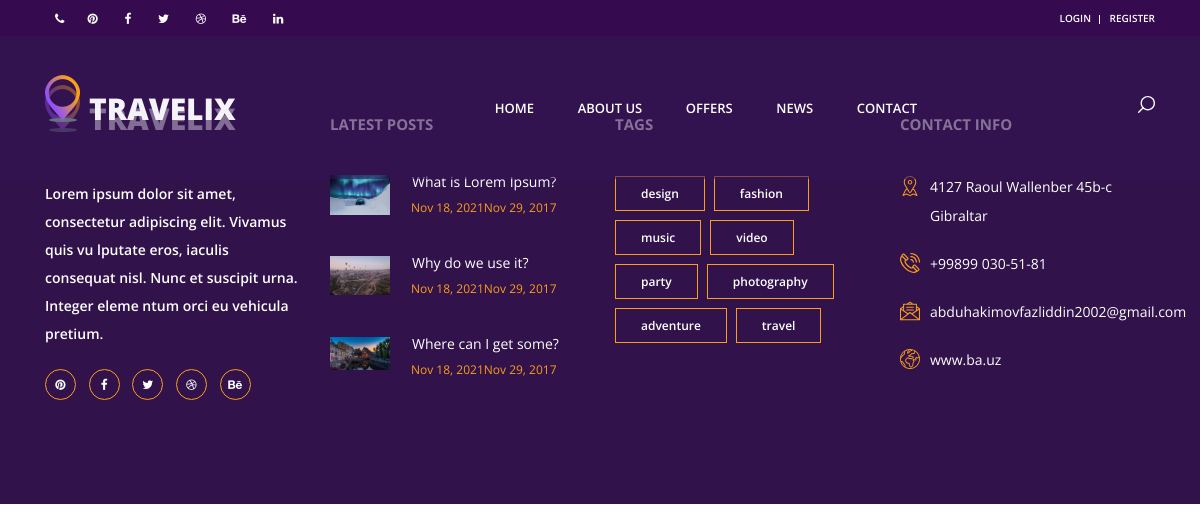
The app's page /base/ with its own data.
### blog/models.py (models this page shows, shortened)
class Post(models.Model):
    author = models.ForeignKey(User, on_delete=models.CASCADE)
    category = models.ForeignKey(Category, on_delete=models.SET_NULL, null=True)
    title = models.CharField(max_length=255)
    slug = models.SlugField(max_length=300, unique=True)
    text = RichTextField()
    image = models.ImageField(upload_to='posts/', default='default.png')
    date_created = models.DateTimeField(auto_now_add=True)
    date_updated = models.DateTimeField(auto_now=True)
    likes = models.ManyToManyField(User, related_name='post_likes', blank=True)
    dislikes = models.ManyToManyField(User, related_name='post_dislikes', blank=True)
    tags = models.ManyToManyField(Tag)
    def get_absolute_url(self):
        return reverse('blog:post_detail', kwargs={'pk': self.pk})
    class Meta:
        verbose_name = 'post'
        verbose_name_plural = 'posts'

### travelix/models.py (models this page shows, shortened)
class Tag(models.Model):
    name = models.CharField(max_length=200)

### travelix/views.py (the view)
# urls.py: path("base/", views.base, name="base"),
def base(request):
    posts = Post.objects.all().order_by('-date_created')[:3]
    tags = Tag.objects.all()
    context = {
        'tags': tags,
        'posts': posts
    }
    return render(request, 'base.html', context)

### templates/base.html (shortened to what this page needs)
<!DOCTYPE html>
{% load static %}
<html lang="en">
<head>
    <link rel="stylesheet" type="text/css" href="{% static 'styles/bootstrap4/bootstrap.min.css' %}">
    <link href="{% static 'plugins/font-awesome-4.7.0/css/font-awesome.min.css' %}" rel="stylesheet" type="text/css">
    <link rel="stylesheet" type="text/css" href="{% static 'plugins/OwlCarousel2-2.2.1/owl.carousel.css' %}">
    <link rel="stylesheet" type="text/css" href="{% static 'plugins/OwlCarousel2-2.2.1/owl.theme.default.css' %}">
    <link rel="stylesheet" type="text/css" href="{% static 'plugins/OwlCarousel2-2.2.1/animate.css' %}">
    <link rel="stylesheet" type="text/css" href="{% static 'styles/main_styles.css' %}">
    <link rel="stylesheet" type="text/css" href="{% static 'styles/responsive.css' %}">
    <link rel="stylesheet" type="text/css" href="{% static 'styles/about_styles.css' %}">
    <link rel="stylesheet" type="text/css" href="{% static 'styles/about_responsive.css' %}">
    <link rel="stylesheet" type="text/css" href="{% static 'styles/offers_styles.css' %}">
    <link rel="stylesheet" type="text/css" href="{% static 'styles/offers_responsive.css' %}">
    <link rel="stylesheet" href="{% static 'styles/contact_responsive.css' %}">
    <link rel="stylesheet" href="{% static 'styles/contact_styles.css' %}">
    <link rel="stylesheet" href="{% static 'styles/blog_responsive.css' %}">
    <link rel="stylesheet" href="{% static 'styles/blog_styles.css' %}">
    <link rel="stylesheet" href="{% static 'styles/elements_responsive.css' %}">
    <link rel="stylesheet" href="{% static 'styles/elements_styles.css' %}">
    <link rel="stylesheet" href="{% static 'styles/responsive.css' %}">
    <link rel="stylesheet" href="{% static 'styles/single_listing_responsive.css' %}">
    <link rel="stylesheet" href="{% static 'styles/single_listing_styles.css' %}">
</head>
<body>
<div class="super_container">
    <header class="header">
        <div class="top_bar">
            <div class="container">
                <div class="row">
                    <div class="col d-flex flex-row">
                        <div class="social_list_item">
                            <a href="tel:712000610"><i class="fa fa-phone"
                                                       aria-hidden="true"></i></a>
                        </div>
                        <div class="social">
                            <ul class="social_list">
                                <li class="social_list_item"><a href="#"><i class="fa fa-pinterest"
                                                                            aria-hidden="true"></i></a></li>
                                <li class="social_list_item"><a href="#"><i class="fa fa-facebook"
                                                                            aria-hidden="true"></i></a></li>
                                <li class="social_list_item"><a href="#"><i class="fa fa-twitter"
                                                                            aria-hidden="true"></i></a></li>
                                <li class="social_list_item"><a href="#"><i class="fa fa-dribbble"
                                                                            aria-hidden="true"></i></a></li>
                                <li class="social_list_item"><a href="#"><i class="fa fa-behance"
                                                                            aria-hidden="true"></i></a></li>
                                <li class="social_list_item"><a href="#"><i class="fa fa-linkedin"
                                                                            aria-hidden="true"></i></a></li>
                            </ul>
                        </div>
                        <div class="user_box ml-auto">
                            {% if user.is_authenticated %}
                                <div class="user_box_login user_box_link"><a href="#">{{ user.username }}</a></div>
                                <div class="user_box_login user_box_link"><a
                                        href="{% url 'logout' %}?next={{ request.path }}">Logout</a></div>
                            {% else %}
                                <div class="user_box_login user_box_link"><a
                                        href="{% url 'accounts:login' %}?next={{ request.path }}">login</a></div>
                                <div class="user_box_register user_box_link"><a href="{% url 'accounts:register' %}">register</a>
                                </div>
                            {% endif %}
                        </div>
                    </div>
                </div>
            </div>
        </div>
        <nav class="main_nav">
            <div class="container">
                <div class="row">
                    <div class="col main_nav_col d-flex flex-row align-items-center justify-content-start">
                        <div class="logo_container">
                            <div class="logo"><a href="{% url 'travelix:home' %}?next={{ request.path }}"><img
                                    src="{% static 'images/logogo.png' %}" alt="">travelix</a></div>
                        </div>
                        <div class="main_nav_container ml-auto">
                            <ul class="main_nav_list">
                                <li class="main_nav_item"><a href="{% url 'travelix:home' %}">home</a></li>
                                <li class="main_nav_item"><a href="{% url 'travelix:about' %}">about us</a></li>
                                <li class="main_nav_item"><a href="{% url 'travelix:offers' %}">offers</a></li>
                                <li class="main_nav_item"><a href="{% url 'blog:post_list' %}">news</a></li>
                                <li class="main_nav_item"><a href="{% url 'travelix:contact' %}">contact</a></li>
                            </ul>
                        </div>
                        <div class="content_search ml-lg-0 ml-auto">
                        </div>
                    </div>
                </div>
            </div>
        </nav>
    </header>
    <footer class="footer">
        <div class="container">
            <div class="row">
                <div class="col-lg-3 footer_column">
                    <div class="footer_col">
                        <div class="footer_content footer_about">
                            <div class="logo_container footer_logo">
                                <div class="logo"><a href="#"><img src="{% static 'images/logogo.png' %}" alt="">travelix</a>
                                </div>
                            </div>
                            <p class="footer_about_text">Lorem ipsum dolor sit amet, consectetur adipiscing elit.
                                Vivamus quis vu lputate eros, iaculis consequat nisl. Nunc et suscipit urna. Integer
                                eleme ntum orci eu vehicula pretium.</p>
                            <ul class="footer_social_list">
                                <li class="footer_social_item"><a href="#"><i class="fa fa-pinterest"></i></a></li>
                                <li class="footer_social_item"><a href="#"><i class="fa fa-facebook-f"></i></a></li>
                                <li class="footer_social_item"><a href="#"><i class="fa fa-twitter"></i></a></li>
                                <li class="footer_social_item"><a href="#"><i class="fa fa-dribbble"></i></a></li>
                                <li class="footer_social_item"><a href="#"><i class="fa fa-behance"></i></a></li>
                            </ul>
                        </div>
                    </div>
                </div>
                <div class="col-lg-3 footer_column">
                    <div class="footer_col">
                        <div class="footer_title">Latest posts</div>
                        <div class="footer_content footer_blog">
                            {% for post in posts %}
                                <div class="footer_blog_item clearfix">
                                    <div class="footer_blog_image"><img src="{{ post.image.url }}"
                                                                        alt=""></div>
                                    <div class="footer_blog_content">
                                        <div class="footer_blog_title"><a
                                                href="{{ post.get_absolute_url }}">{{ post.title }}</a>
                                        </div>
                                        <div class="footer_blog_date">{{ post.date_created|date:"M d, Y" }}Nov 29,
                                            2017
                                        </div>
                                    </div>
                                </div>
                            {% endfor %}
                        </div>
                    </div>
                </div>
                <div class="col-lg-3 footer_column">
                    <div class="footer_col">
                        <div class="footer_title">tags</div>
                        <div class="footer_content footer_tags">
                            {% for tag in tags %}
                                <ul class="tags_list clearfix">
                                <li class="tag_item"><a href="#">{{ tag.name }}</a></li>
                            {% endfor %}
                            </ul>
                        </div>
                    </div>
                </div>
                <div class="col-lg-3 footer_column">
                    <div class="footer_col">
                        <div class="footer_title">contact info</div>
                        <div class="footer_content footer_contact">
                            <ul class="contact_info_list">
                                <li class="contact_info_item d-flex flex-row">
                                    <div>
                                        <div class="contact_info_icon"><img src="{% static 'images/placeholder.svg' %}"
                                                                            alt=""></div>
                                    </div>
                                    <div class="contact_info_text">4127 Raoul Wallenber 45b-c Gibraltar</div>
                                </li>
                                <li class="contact_info_item d-flex flex-row">
                                    <div>
                                        <div class="contact_info_icon"><img src="{% static 'images/phone-call.svg' %}"
                                                                            alt=""></div>
                                    </div>
                                    <div class="contact_info_text">+99899 030-51-81</div>
                                </li>
                                <li class="contact_info_item d-flex flex-row">
                                    <div>
                                        <div class="contact_info_icon"><img src="{% static 'images/message.svg' %}"
                                                                            alt=""></div>
                                    </div>
                                    <div class="contact_info_text"><a href="mailto:abduhakimovfazliddin2002@gmail.com?"
                                                                      target="_top">abduhakimovfazliddin2002@gmail.com</a>
                                    </div>
                                </li>
                                <li class="contact_info_item d-flex flex-row">
                                    <div>
                                        <div class="contact_info_icon"><img src="{% static 'images/planet-earth.svg' %}"
                                                                            alt=""></div>
                                    </div>
                                    <div class="contact_info_text"><a href="ba.uz">www.ba.uz</a>
                                    </div>
                                </li>
                            </ul>
                        </div>
                    </div>
                </div>
            </div>
        </div>
    </footer>
</div>
</body>
</html>

### records on screen
Post: image (picture), title "What is Lorem Ipsum?", date_created "Nov 18, 2021"
Post: image (picture), title "Why do we use it?", date_created "Nov 18, 2021"
Post: image (picture), title "Where can I get some?", date_created "Nov 18, 2021"
Tag: name "design"
Tag: name "fashion"
Tag: name "music"
Tag: name "video"
Tag: name "party"
Tag: name "photography"
Tag: name "adventure"
Tag: name "travel"
